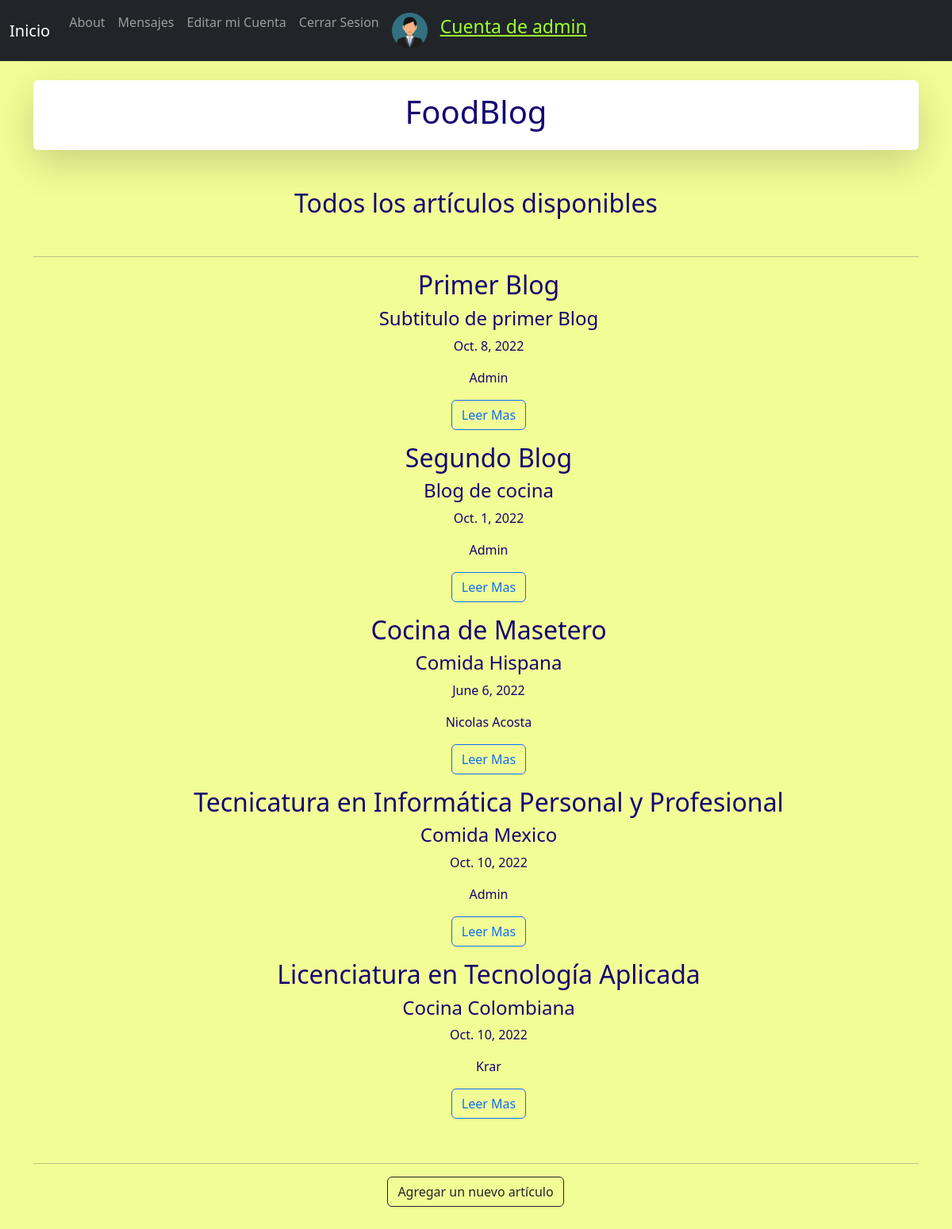
Page / (signed in) on the earlier database version.
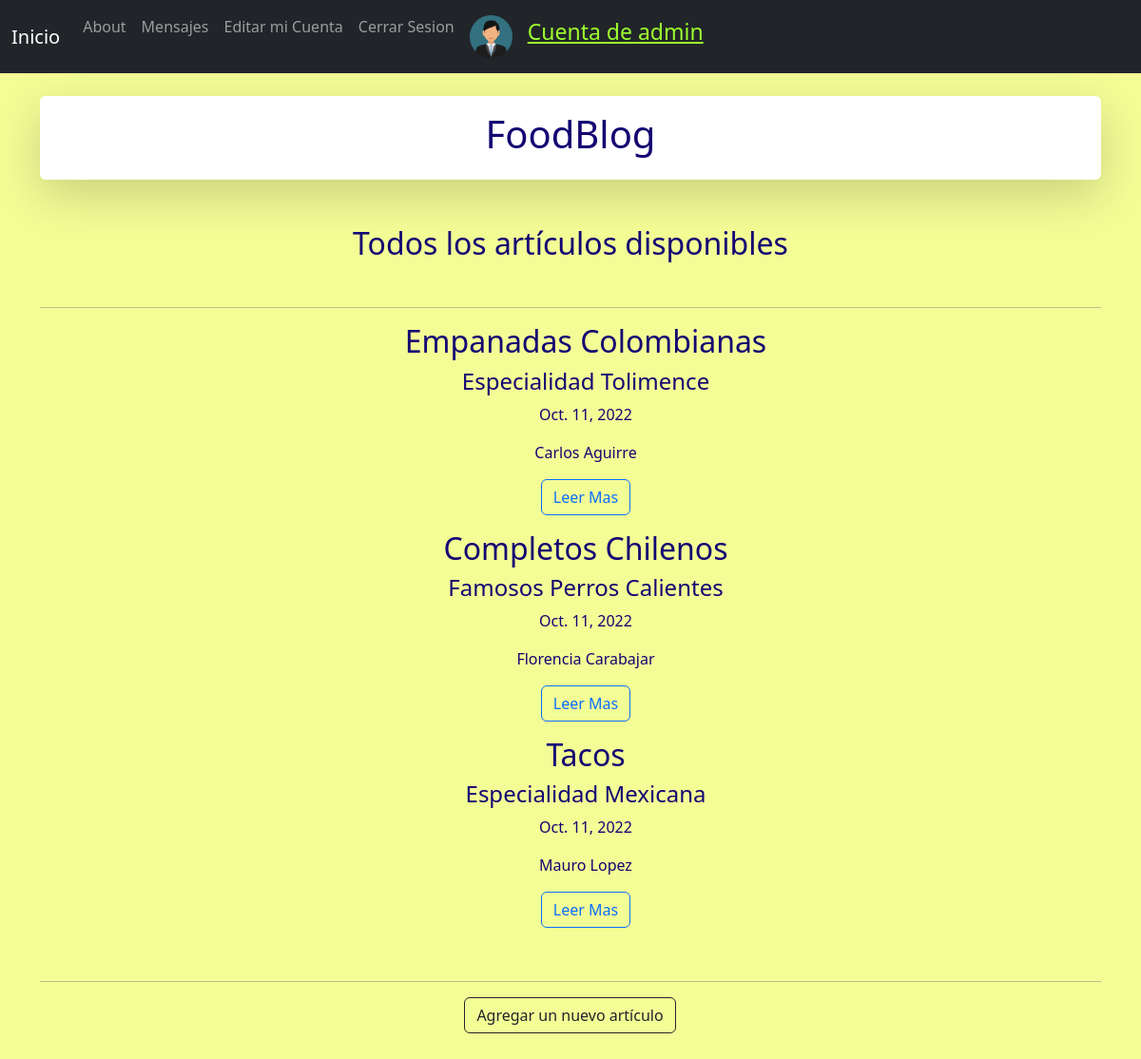
Same page on the later database version.
### appBlog/models.py (models this page shows, shortened)
class Blog(models.Model):
    titulo = models.CharField(max_length=50)
    subtitulo = models.CharField(max_length=50)
    autor = models.CharField(max_length=50)
    fechaPublicacion = models.DateField(auto_now_add=True)
    cuerpo = RichTextField(blank=True, null=True)
    imagen = models.ImageField(upload_to='blog', null=True, blank=True)

### appBlog/views.py (the view)
# urls.py: path('', views.inicio, name='inicio'),
def inicio(request):
    blogs = Blog.objects.all()
    return render(request, 'inicio.html',{'blogs':blogs,'avatar':getAvatar(request)})

### appBlog/views.py (called while the page is built)
def getAvatar(request):
    lista = Avatar.objects.filter(user=request.user.id)
    if len(lista)!=0:
        imagen=lista[0].imagen.url
    else:
        imagen=''
    return imagen

### appBlog/templates/inicio.html (shortened to what this page needs)
{% extends 'base.html' %}
{% block content %}
<div class="shadow-lg p-3 mb-5 bg-body rounded">
    <h1 style="text-align: center;">FoodBlog</h1>
</div>
<h2 style="text-align: center;">Todos los artículos disponibles</h2>
<br>
<hr>
{% if blogs %}
{% for blog in blogs %}
<div class="container text-center">
    <div class="row">
        <div class="col">
            <ul>
                <h2>{{blog.titulo}}</h2>
                <h4>{{blog.subtitulo}}</h4>
                <P>{{blog.fechaPublicacion}}</P>
                <p>{{blog.autor}}</p>
                <a class="btn btn-outline-primary" href="{% url 'blogCompleto' blog.id %}">Leer Mas</a>
            </ul>
        </div>
    </div>
</div>
{% endfor %}
{% else %}
    <h2>No hay artículos disponibles aún</h2>
{% endif %}
<br>
<hr>
<a style="margin-bottom: 50px; margin-left: 40%;" class="btn btn-outline-dark" href="{% url 'nuevoBlog' %}">Agregar un nuevo artículo</a>
{% endblock %}

### appBlog/templates/base.html (shortened to what this page needs)
{% load static %}
<!doctype html>
<html lang="en">
  <head>
    <link href="https://cdn.jsdelivr.net/npm/bootstrap@5.2.1/dist/css/bootstrap.min.css" rel="stylesheet">
  </head>
  <body style="background-color: rgb(243, 253, 150);">
    <nav class="navbar navbar-expand-lg navbar-dark bg-dark">
        <div class="container-fluid">
          <a class="navbar-brand" href="{% url 'inicio' %}">Inicio</a>
          <div class="collapse navbar-collapse" id="navbarSupportedContent">
            <ul class="navbar-nav me-auto mb-2 mb-lg-0">
              <li class="nav-item">
                <a class="nav-link" href="{% url 'about' %}">About</a>
              </li>
              {% if user.is_authenticated %}
              <li class="nav-item">
                <a class="nav-link" href="{% url 'enviarMensaje' %}">Mensajes</a>
              </li>
              <li class="nav-item">
                <a class="nav-link" href="{% url 'editarPerfil' %}">Editar mi Cuenta</a>
              </li>
              <li class="nav-item">
                <a class="nav-link" href="{% url 'logout' %}">Cerrar Sesion</a>
              </li>
              <li class="nav-item">
                <a class="nav-link" href="{% url 'addAvatar' %}"><img src="{{ avatar }}" width="45px" alt="avatar-img"></a>
              </li>
              <li class="nav-item">
                <a class="nav-link" style="font-size: 23px; text-decoration:underline; color:rgb(158, 255, 47);" href="{% url 'editarPerfil' %}">Cuenta de {{user.username}}</a>
              </li>
              {% endif %}
            </ul>
          </div>
        </div>
    </nav>
    <br>
    <div class="container" style="color:rgb(20, 4, 114);">
        {% block content %}
        {% endblock %}
    </div>
  </body>
</html>

Differences in the rows shown:
removed Blog: titulo "Primer Blog", subtitulo "Subtitulo de primer Blog", fechaPublicacion "Oct. 8, 2022", autor "Admin"
removed Blog: titulo "Segundo Blog", subtitulo "Blog de cocina", fechaPublicacion "Oct. 1, 2022", autor "Admin"
removed Blog: titulo "Cocina de Masetero", subtitulo "Comida Hispana", fechaPublicacion "June 6, 2022", autor "Nicolas Acosta"
removed Blog: titulo "Tecnicatura en Informática Personal y Profesional", subtitulo "Comida Mexico", fechaPublicacion "Oct. 10, 2022", autor "Admin"
removed Blog: titulo "Licenciatura en Tecnología Aplicada", subtitulo "Cocina Colombiana", fechaPublicacion "Oct. 10, 2022", autor "Krar"
added Blog: titulo "Empanadas Colombianas", subtitulo "Especialidad Tolimence", fechaPublicacion "Oct. 11, 2022", autor "Carlos Aguirre"
added Blog: titulo "Completos Chilenos", subtitulo "Famosos Perros Calientes", fechaPublicacion "Oct. 11, 2022", autor "Florencia Carabajar"
added Blog: titulo "Tacos", subtitulo "Especialidad Mexicana", fechaPublicacion "Oct. 11, 2022", autor "Mauro Lopez"
